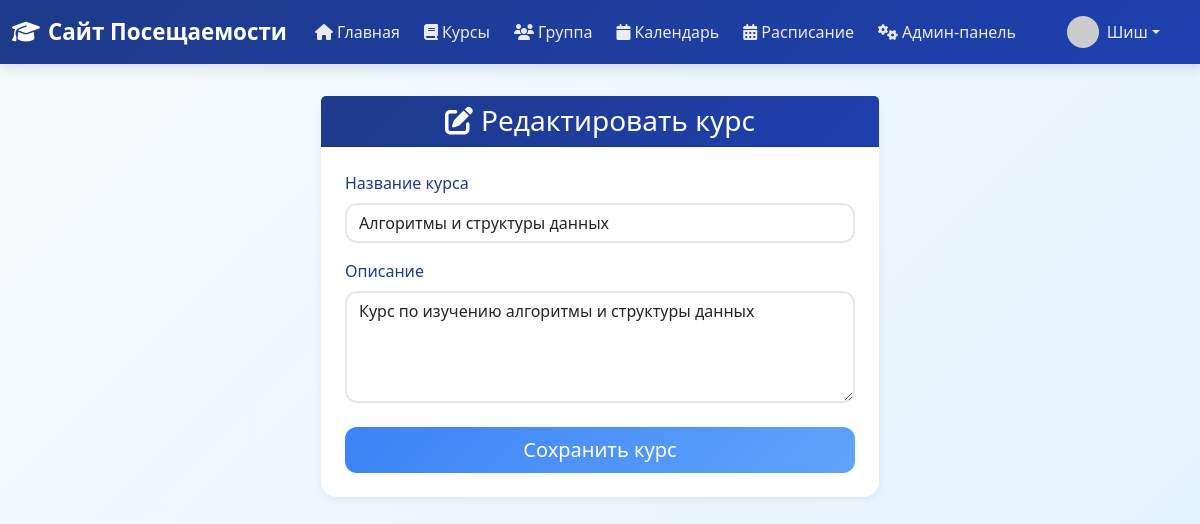
The page /edit_course/4 (signed in) on the database as committed earlier.
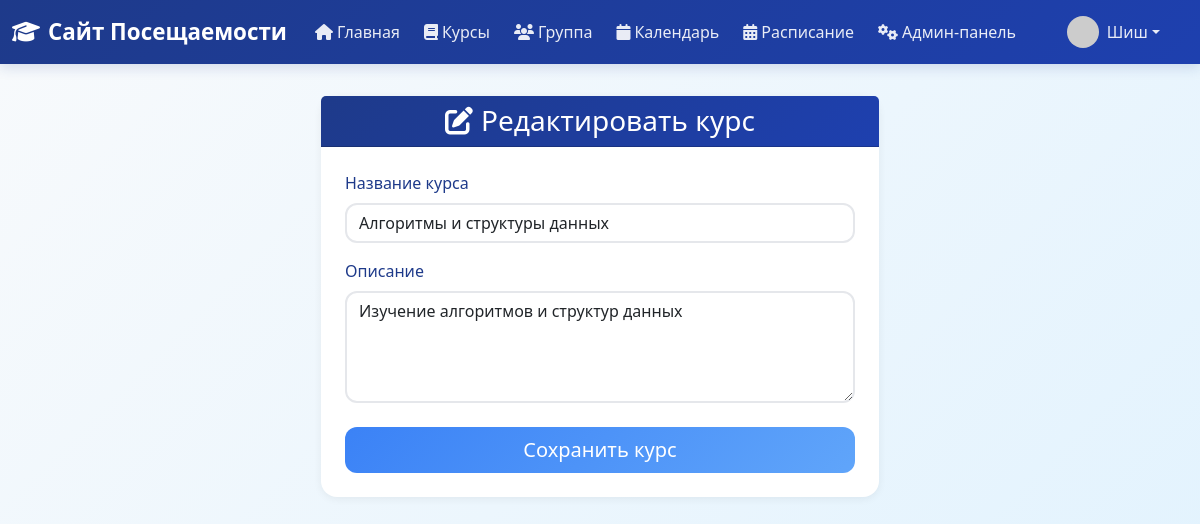
The same page on the database as committed later.
### app/models.py (models this page shows, shortened)
class Course(db.Model):
    id: so.Mapped[int] = so.mapped_column(primary_key=True)
    name: so.Mapped[str] = so.mapped_column(sa.String(100), unique=True, index=True)
    description: so.Mapped[Optional[str]] = so.mapped_column(sa.String(256))
    teachers: so.Mapped[List['User']] = so.relationship(
        secondary=teacher_course_association,
        back_populates='teaching_courses',
        collection_class=list
    )
    students: so.Mapped[List['User']] = so.relationship(
        secondary=student_course_association,
        back_populates='enrolled_courses',
        collection_class=list,
        lazy='joined'
    )
    favorited_by: so.Mapped[List['User']] = so.relationship(
        secondary=user_favorites_association,
        back_populates='favorite_courses',
        collection_class=list
    )
    attendance_records: so.WriteOnlyMapped['AttendanceRecord'] = so.relationship(
        back_populates='course',
        cascade="all, delete-orphan"
    )

### app/routes.py (the view)
@app.route('/edit_course/<int:course_id>', methods=['GET', 'POST'])
@login_required
def edit_course(course_id):
    course = db.get_or_404(Course, course_id)
    if current_user.is_admin():
        pass
    elif current_user.role == 'teacher':
        if course not in current_user.teaching_courses:
            flash('Вы можете редактировать только свои курсы.', 'danger')
            return redirect(url_for('courses'))
    else:
        flash('У вас нет прав редактировать курсы.', 'danger')
        return redirect(url_for('index'))
    form = CourseForm(original_name=course.name)
    if form.validate_on_submit():
        try:
            course.name = form.name.data
            course.description = form.description.data
            db.session.commit()
            flash('Курс обновлен успешно!', 'success')
            return redirect(url_for('courses'))
        except Exception as e:
            db.session.rollback()
            flash(f'Ошибка обновления курса: {str(e)}', 'danger')
    elif request.method == 'GET':
        form.name.data = course.name
        form.description.data = course.description
    return render_template('create_edit_course.html', title='Редактировать курс', form=form, course=course)

### app/forms.py (shortened to what this page needs)
class CourseForm(FlaskForm):
    name = StringField('Название курса', validators=[
        DataRequired(),
        Length(min=3, max=100, message='Название курса должно быть от 3 до 100 символов')
    ])
    description = TextAreaField('Описание', validators=[Length(min=0, max=256)])
    submit = SubmitField('Сохранить курс')
    def __init__(self, original_name=None, *args, **kwargs):
        super().__init__(*args, **kwargs)
        self.original_name = original_name

### app/models.py (called while the page is built)
@login.user_loader
def load_user(id: int) -> Optional[User]:
    return db.session.get(User, id)

    def avatar(self, size: int) -> str:
        digest = md5(self.email.lower().encode('utf-8')).hexdigest()
        return f'https://www.gravatar.com/avatar/{digest}?d=identicon&s={size}'

    def is_admin(self) -> bool:
        return self.role == 'admin'

### app/templates/create_edit_course.html (shortened to what this page needs)
{% extends "base.html" %}
{% block content %}
    <div class="row justify-content-center">
        <div class="col-md-8 col-lg-6">
            <div class="card border-0 shadow-sm">
                <div class="card-header bg-primary text-white text-center">
                    <h1 class="h3 mb-0">
                        {% if 'edit' in request.url %}
                            <i class="fas fa-edit me-2"></i>Редактировать курс
                        {% else %}
                            <i class="fas fa-plus me-2"></i>Создать курс
                        {% endif %}
                    </h1>
                </div>
                <div class="card-body p-4">
                    <form action="" method="post">
                        <div class="mb-3">
                            {{ form.name.label(class="form-label") }}
                            {{ form.name(class="form-control", size=64, placeholder="Введите название курса") }}
                        </div>
                        <div class="mb-4">
                            {{ form.description.label(class="form-label") }}
                            {{ form.description(class="form-control", cols=50, rows=4, placeholder="Введите описание курса...") }}
                        </div>
                        <div class="d-grid">
                            {{ form.submit(class="btn btn-primary btn-lg") }}
                        </div>
                    </form>
                </div>
            </div>
        </div>
    </div>
{% endblock %}

Rows that differ between the two databases and show on the page:
changed Course "Алгоритмы и структуры данных": description "Курс по изучению алгоритмы и структуры данных" → "Изучение алгоритмов и структур данных"
